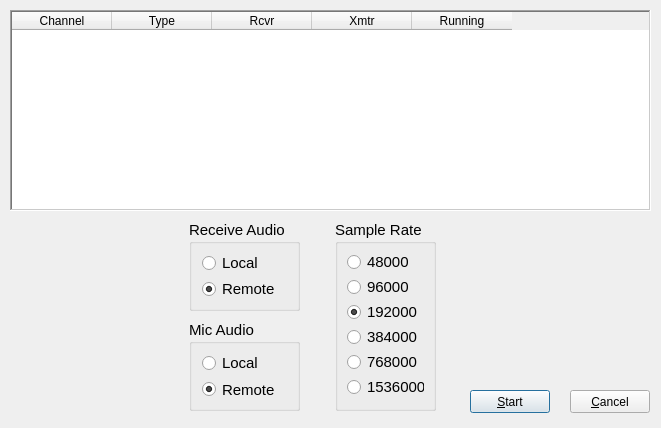
<?xml version="1.0" encoding="UTF-8"?>
<ui version="4.0">
 <class>RadiosDialog</class>
 <widget class="QDialog" name="RadiosDialog">
  <property name="geometry">
   <rect>
    <x>0</x>
    <y>0</y>
    <width>661</width>
    <height>428</height>
   </rect>
  </property>
  <property name="minimumSize">
   <size>
    <width>661</width>
    <height>428</height>
   </size>
  </property>
  <property name="maximumSize">
   <size>
    <width>661</width>
    <height>428</height>
   </size>
  </property>
  <property name="windowTitle">
   <string>Available Radios</string>
  </property>
  <widget class="QTableWidget" name="radioListTable">
   <property name="geometry">
    <rect>
     <x>10</x>
     <y>10</y>
     <width>641</width>
     <height>201</height>
    </rect>
   </property>
   <property name="frameShape">
    <enum>QFrame::WinPanel</enum>
   </property>
   <property name="editTriggers">
    <set>QAbstractItemView::NoEditTriggers</set>
   </property>
   <property name="showDropIndicator" stdset="0">
    <bool>false</bool>
   </property>
   <property name="dragDropOverwriteMode">
    <bool>false</bool>
   </property>
   <property name="selectionMode">
    <enum>QAbstractItemView::SingleSelection</enum>
   </property>
   <property name="selectionBehavior">
    <enum>QAbstractItemView::SelectRows</enum>
   </property>
   <property name="cornerButtonEnabled">
    <bool>false</bool>
   </property>
   <column>
    <property name="text">
     <string>Channel</string>
    </property>
   </column>
   <column>
    <property name="text">
     <string>Type</string>
    </property>
   </column>
   <column>
    <property name="text">
     <string>Rcvr</string>
    </property>
   </column>
   <column>
    <property name="text">
     <string>Xmtr</string>
    </property>
   </column>
   <column>
    <property name="text">
     <string>Running</string>
    </property>
   </column>
  </widget>
  <widget class="QPushButton" name="radioStartButton">
   <property name="geometry">
    <rect>
     <x>470</x>
     <y>390</y>
     <width>80</width>
     <height>23</height>
    </rect>
   </property>
   <property name="text">
    <string>&amp;Start</string>
   </property>
  </widget>
  <widget class="QPushButton" name="radioCancelButton">
   <property name="geometry">
    <rect>
     <x>570</x>
     <y>390</y>
     <width>80</width>
     <height>23</height>
    </rect>
   </property>
   <property name="text">
    <string>&amp;Cancel</string>
   </property>
  </widget>
  <widget class="QGroupBox" name="groupBox_2">
   <property name="geometry">
    <rect>
     <x>189</x>
     <y>220</y>
     <width>111</width>
     <height>91</height>
    </rect>
   </property>
   <property name="font">
    <font>
     <pointsize>11</pointsize>
    </font>
   </property>
   <property name="title">
    <string>Receive Audio</string>
   </property>
   <layout class="QVBoxLayout" name="verticalLayout_2">
    <property name="leftMargin">
     <number>10</number>
    </property>
    <item>
     <widget class="QRadioButton" name="radioAudioLocalChk">
      <property name="font">
       <font>
        <pointsize>11</pointsize>
       </font>
      </property>
      <property name="text">
       <string>Local</string>
      </property>
     </widget>
    </item>
    <item>
     <widget class="QRadioButton" name="radioAudioRemoteChk">
      <property name="font">
       <font>
        <pointsize>11</pointsize>
       </font>
      </property>
      <property name="text">
       <string>Remote</string>
      </property>
      <property name="checked">
       <bool>true</bool>
      </property>
     </widget>
    </item>
   </layout>
  </widget>
  <widget class="QGroupBox" name="groupBox_3">
   <property name="geometry">
    <rect>
     <x>189</x>
     <y>320</y>
     <width>111</width>
     <height>91</height>
    </rect>
   </property>
   <property name="font">
    <font>
     <pointsize>11</pointsize>
    </font>
   </property>
   <property name="title">
    <string>Mic Audio</string>
   </property>
   <layout class="QVBoxLayout" name="verticalLayout_3">
    <property name="spacing">
     <number>7</number>
    </property>
    <property name="leftMargin">
     <number>10</number>
    </property>
    <item>
     <widget class="QRadioButton" name="radioMicLocalChk">
      <property name="font">
       <font>
        <pointsize>11</pointsize>
       </font>
      </property>
      <property name="text">
       <string>Local</string>
      </property>
     </widget>
    </item>
    <item>
     <widget class="QRadioButton" name="radioMicRemoteChk">
      <property name="font">
       <font>
        <pointsize>11</pointsize>
       </font>
      </property>
      <property name="text">
       <string>Remote</string>
      </property>
      <property name="checked">
       <bool>true</bool>
      </property>
     </widget>
    </item>
   </layout>
  </widget>
  <widget class="QGroupBox" name="groupBox_4">
   <property name="geometry">
    <rect>
     <x>335</x>
     <y>220</y>
     <width>101</width>
     <height>191</height>
    </rect>
   </property>
   <property name="font">
    <font>
     <pointsize>11</pointsize>
    </font>
   </property>
   <property name="title">
    <string>Sample Rate</string>
   </property>
   <layout class="QVBoxLayout" name="verticalLayout_4">
    <property name="spacing">
     <number>0</number>
    </property>
    <property name="topMargin">
     <number>5</number>
    </property>
    <property name="bottomMargin">
     <number>5</number>
    </property>
    <item>
     <widget class="QRadioButton" name="radio48000Chk">
      <property name="text">
       <string>48000</string>
      </property>
     </widget>
    </item>
    <item>
     <widget class="QRadioButton" name="radio96000Chk">
      <property name="text">
       <string>96000</string>
      </property>
     </widget>
    </item>
    <item>
     <widget class="QRadioButton" name="radio192000Chk">
      <property name="text">
       <string>192000</string>
      </property>
      <property name="checked">
       <bool>true</bool>
      </property>
     </widget>
    </item>
    <item>
     <widget class="QRadioButton" name="radio384000Chk">
      <property name="text">
       <string>384000</string>
      </property>
     </widget>
    </item>
    <item>
     <widget class="QRadioButton" name="radio768000Chk">
      <property name="text">
       <string>768000</string>
      </property>
     </widget>
    </item>
    <item>
     <widget class="QRadioButton" name="radio1536000Chk">
      <property name="text">
       <string>1536000</string>
      </property>
     </widget>
    </item>
   </layout>
  </widget>
 </widget>
 <resources/>
 <connections>
  <connection>
   <sender>radioCancelButton</sender>
   <signal>released()</signal>
   <receiver>RadiosDialog</receiver>
   <slot>close()</slot>
   <hints>
    <hint type="sourcelabel">
     <x>609</x>
     <y>401</y>
    </hint>
    <hint type="destinationlabel">
     <x>330</x>
     <y>213</y>
    </hint>
   </hints>
  </connection>
 </connections>
</ui>
